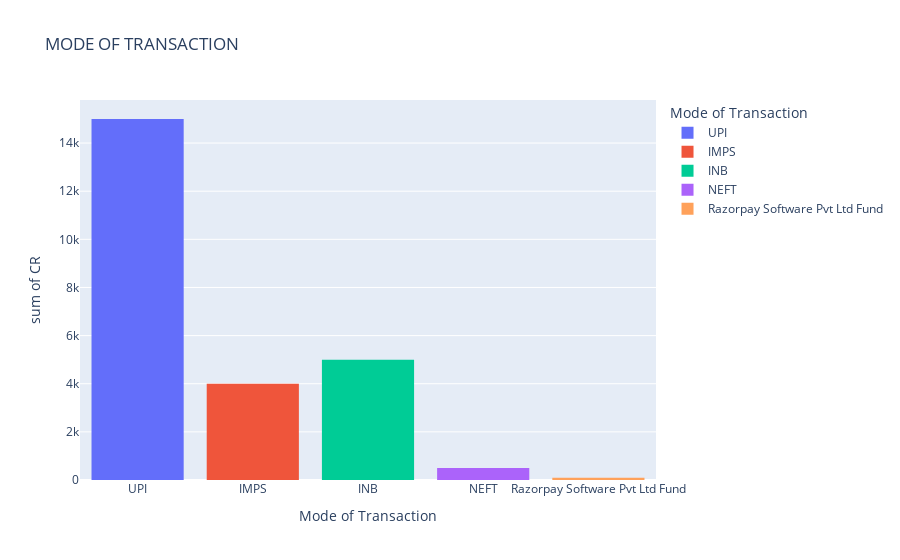

Write notebook code for a chart like this one.
### Code cell
fig=px.histogram(Final_statm,x="Mode of Transaction",y="CR",
                 color="Mode of Transaction",
                 title="MODE OF TRANSACTION")
fig.show()

### Figure 1 — Plotly figure (JSON) as saved in the notebook; plotly's stock layout.template omitted (floating-point values rounded to 4 significant figures)
{"data": [{"alignmentgroup": "True", "bingroup": "x", "histfunc": "sum", "hovertemplate": "Mode of Transaction=%{x}<br>sum of CR=%{y}<extra></extra>", "legendgroup": "UPI", "marker": {"color": "#636efa", "pattern": {"shape": ""}}, "name": "UPI", "offsetgroup": "UPI", "orientation": "v", "showlegend": true, "type": "histogram", "x": ["UPI", "UPI", "UPI", "UPI", "UPI", "UPI", "UPI", "UPI", "UPI", "UPI", "UPI", "UPI", "UPI", "UPI", "UPI", "UPI", "UPI", "UPI", "UPI", "UPI"], "xaxis": "x", "y": [5000, 0, 5000, 0, 0, 0, 0, 0, 0, 5000, 0, 0, 0, 0, 0, 0, 0, 0, 0, 0], "yaxis": "y"}, {"alignmentgroup": "True", "bingroup": "x", "histfunc": "sum", "hovertemplate": "Mode of Transaction=%{x}<br>sum of CR=%{y}<extra></extra>", "legendgroup": "IMPS", "marker": {"color": "#EF553B", "pattern": {"shape": ""}}, "name": "IMPS", "offsetgroup": "IMPS", "orientation": "v", "showlegend": true, "type": "histogram", "x": ["IMPS", "IMPS"], "xaxis": "x", "y": [1000, 3000], "yaxis": "y"}, {"alignmentgroup": "True", "bingroup": "x", "histfunc": "sum", "hovertemplate": "Mode of Transaction=%{x}<br>sum of CR=%{y}<extra></extra>", "legendgroup": "INB", "marker": {"color": "#00cc96", "pattern": {"shape": ""}}, "name": "INB", "offsetgroup": "INB", "orientation": "v", "showlegend": true, "type": "histogram", "x": ["INB"], "xaxis": "x", "y": [5000], "yaxis": "y"}, {"alignmentgroup": "True", "bingroup": "x", "histfunc": "sum", "hovertemplate": "Mode of Transaction=%{x}<br>sum of CR=%{y}<extra></extra>", "legendgroup": "NEFT", "marker": {"color": "#ab63fa", "pattern": {"shape": ""}}, "name": "NEFT", "offsetgroup": "NEFT", "orientation": "v", "showlegend": true, "type": "histogram", "x": ["NEFT", "NEFT"], "xaxis": "x", "y": [346.4, 149.5], "yaxis": "y"}, {"alignmentgroup": "True", "bingroup": "x", "histfunc": "sum", "hovertemplate": "Mode of Transaction=%{x}<br>sum of CR=%{y}<extra></extra>", "legendgroup": "Razorpay Software Pvt Ltd Fund", "marker": {"color": "#FFA15A", "pattern": {"shape": ""}}, "name": "Razorpay Software Pvt Ltd Fund", "offsetgroup": "Razorpay Software Pvt Ltd Fund", "orientation": "v", "showlegend": true, "type": "histogram", "x": ["Razorpay Software Pvt Ltd Fund"], "xaxis": "x", "y": [89.1], "yaxis": "y"}], "layout": {"barmode": "relative", "legend": {"title": {"text": "Mode of Transaction"}, "tracegroupgap": 0}, "title": {"text": "MODE OF TRANSACTION"}, "xaxis": {"anchor": "y", "categoryarray": ["UPI", "IMPS", "INB", "NEFT", "Razorpay Software Pvt Ltd Fund"], "categoryorder": "array", "domain": [0, 1], "title": {"text": "Mode of Transaction"}}, "yaxis": {"anchor": "x", "domain": [0, 1], "title": {"text": "sum of CR"}}}}
